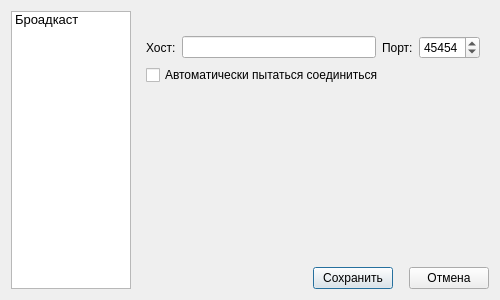
<?xml version="1.0" encoding="UTF-8"?>
<ui version="4.0">
 <class>DlgSettingsClass</class>
 <widget class="QDialog" name="DlgSettingsClass">
  <property name="geometry">
   <rect>
    <x>0</x>
    <y>0</y>
    <width>500</width>
    <height>300</height>
   </rect>
  </property>
  <property name="sizePolicy">
   <sizepolicy hsizetype="Fixed" vsizetype="Fixed">
    <horstretch>0</horstretch>
    <verstretch>0</verstretch>
   </sizepolicy>
  </property>
  <property name="minimumSize">
   <size>
    <width>500</width>
    <height>300</height>
   </size>
  </property>
  <property name="maximumSize">
   <size>
    <width>500</width>
    <height>300</height>
   </size>
  </property>
  <property name="font">
   <font>
    <pointsize>9</pointsize>
   </font>
  </property>
  <property name="windowTitle">
   <string>Настройки</string>
  </property>
  <layout class="QGridLayout" name="gridLayout">
   <item row="0" column="0" rowspan="4">
    <widget class="QListWidget" name="listWidget">
     <property name="sizePolicy">
      <sizepolicy hsizetype="Fixed" vsizetype="Expanding">
       <horstretch>0</horstretch>
       <verstretch>0</verstretch>
      </sizepolicy>
     </property>
     <property name="maximumSize">
      <size>
       <width>120</width>
       <height>16777215</height>
      </size>
     </property>
     <property name="font">
      <font>
       <pointsize>10</pointsize>
      </font>
     </property>
     <item>
      <property name="text">
       <string>Броадкаст</string>
      </property>
     </item>
    </widget>
   </item>
   <item row="2" column="1" colspan="3">
    <widget class="QStackedWidget" name="stackedWidget">
     <property name="currentIndex">
      <number>0</number>
     </property>
     <widget class="QWidget" name="page">
      <layout class="QGridLayout" name="gridLayout_3">
       <item row="0" column="0">
        <widget class="QLabel" name="lblBCHost">
         <property name="text">
          <string>Хост:</string>
         </property>
        </widget>
       </item>
       <item row="0" column="1">
        <widget class="QLineEdit" name="leBCHost"/>
       </item>
       <item row="0" column="2">
        <widget class="QLabel" name="lblBCPort">
         <property name="text">
          <string>Порт:</string>
         </property>
        </widget>
       </item>
       <item row="0" column="3">
        <widget class="QSpinBox" name="spbBCPort">
         <property name="minimum">
          <number>1</number>
         </property>
         <property name="maximum">
          <number>99999</number>
         </property>
         <property name="value">
          <number>45454</number>
         </property>
        </widget>
       </item>
       <item row="1" column="0" colspan="4">
        <widget class="QCheckBox" name="cbBCAutoReconnect">
         <property name="text">
          <string>Автоматически пытаться соединиться</string>
         </property>
        </widget>
       </item>
       <item row="2" column="1">
        <spacer name="verticalSpacer">
         <property name="orientation">
          <enum>Qt::Vertical</enum>
         </property>
         <property name="sizeHint" stdset="0">
          <size>
           <width>20</width>
           <height>40</height>
          </size>
         </property>
        </spacer>
       </item>
      </layout>
     </widget>
     <widget class="QWidget" name="page_2"/>
    </widget>
   </item>
   <item row="3" column="1" colspan="3">
    <layout class="QHBoxLayout" name="horizontalLayout">
     <item>
      <spacer name="horizontalSpacer_3">
       <property name="orientation">
        <enum>Qt::Horizontal</enum>
       </property>
       <property name="sizeHint" stdset="0">
        <size>
         <width>40</width>
         <height>20</height>
        </size>
       </property>
      </spacer>
     </item>
     <item>
      <widget class="QPushButton" name="btnSave">
       <property name="text">
        <string>Сохранить</string>
       </property>
      </widget>
     </item>
     <item>
      <spacer name="horizontalSpacer_4">
       <property name="orientation">
        <enum>Qt::Horizontal</enum>
       </property>
       <property name="sizeType">
        <enum>QSizePolicy::Fixed</enum>
       </property>
       <property name="sizeHint" stdset="0">
        <size>
         <width>10</width>
         <height>20</height>
        </size>
       </property>
      </spacer>
     </item>
     <item>
      <widget class="QPushButton" name="btnCancel">
       <property name="text">
        <string>Отмена</string>
       </property>
      </widget>
     </item>
    </layout>
   </item>
   <item row="1" column="1" colspan="3">
    <spacer name="verticalSpacer_2">
     <property name="orientation">
      <enum>Qt::Vertical</enum>
     </property>
     <property name="sizeType">
      <enum>QSizePolicy::Fixed</enum>
     </property>
     <property name="sizeHint" stdset="0">
      <size>
       <width>20</width>
       <height>10</height>
      </size>
     </property>
    </spacer>
   </item>
  </layout>
 </widget>
 <resources>
  <include location="resources/rajournal.qrc"/>
 </resources>
 <connections>
  <connection>
   <sender>listWidget</sender>
   <signal>currentRowChanged(int)</signal>
   <receiver>stackedWidget</receiver>
   <slot>setCurrentIndex(int)</slot>
   <hints>
    <hint type="sourcelabel">
     <x>152</x>
     <y>84</y>
    </hint>
    <hint type="destinationlabel">
     <x>249</x>
     <y>23</y>
    </hint>
   </hints>
  </connection>
 </connections>
</ui>
